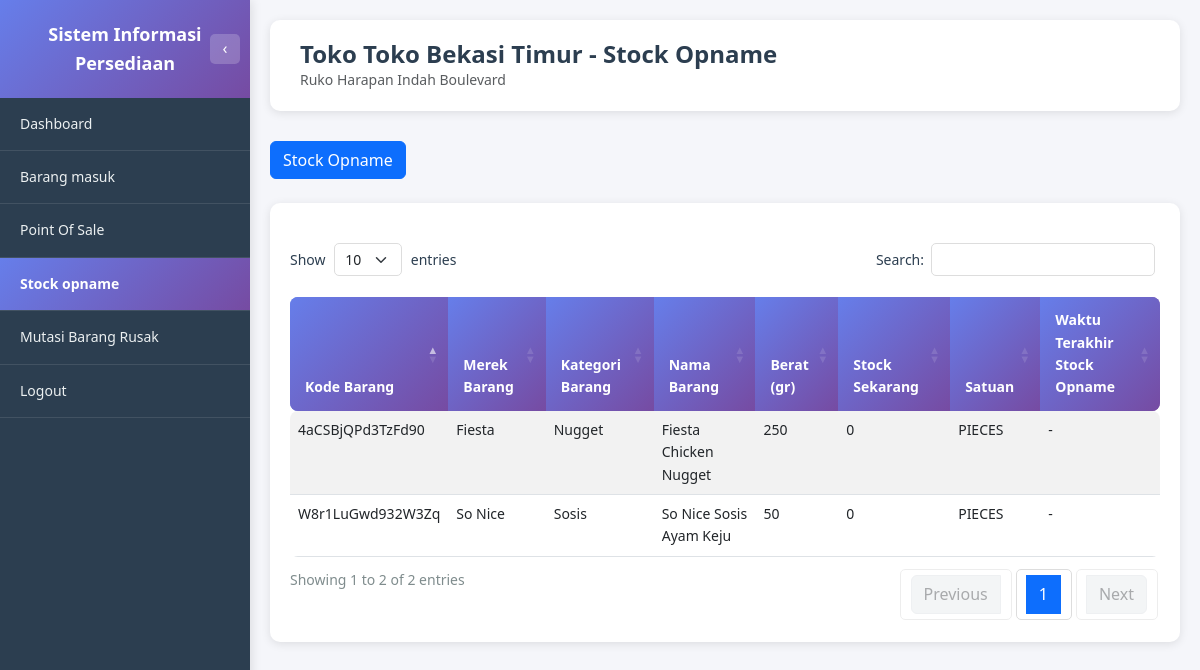
Page /toko/stock_opname.php (signed in) on the committed database.
### tables this page shows
CREATE TABLE USERS (
         ID_USERS               VARCHAR(8) NOT NULL,
         KD_LOKASI              VARCHAR(8),
         NAMA                   VARCHAR(256),
         USERNAME               VARCHAR(256),
         PASSWORD               VARCHAR(256),
         STATUS                 ENUM('AKTIF', 'TIDAK AKTIF'),
         PRIMARY KEY (ID_USERS)
      );

CREATE TABLE MASTER_LOKASI (
         KD_LOKASI            VARCHAR(8) NOT NULL,
         NAMA_LOKASI          VARCHAR(256),
         TYPE_LOKASI          ENUM('gudang', 'toko'),
         ALAMAT_LOKASI        VARCHAR(256),
         MAX_STOCK_TOTAL      INT,
         SATUAN               ENUM('PIECES', 'DUS'),
         STATUS               ENUM('AKTIF', 'TIDAK AKTIF'),
         PRIMARY KEY (KD_LOKASI)
      );

CREATE TABLE STOCK (
         KD_BARANG              VARCHAR(16) NOT NULL,
         KD_LOKASI              VARCHAR(8) NOT NULL,
         UPDATED_BY             VARCHAR(8),
         JUMLAH_BARANG          INT,
         JUMLAH_MIN_STOCK       INT,
         JUMLAH_MAX_STOCK       INT,
         SATUAN                 ENUM('PIECES', 'DUS'),
         LAST_UPDATED           TIMESTAMP DEFAULT CURRENT_TIMESTAMP ON UPDATE CURRENT_TIMESTAMP,
         PRIMARY KEY (KD_BARANG, KD_LOKASI)
      );

CREATE TABLE MASTER_BARANG (
         KD_BARANG                    VARCHAR(16) NOT NULL,
         KD_KATEGORI_BARANG           VARCHAR(8),
         KD_SUPPLIER                  VARCHAR(8),
         KD_MEREK_BARANG              VARCHAR(8),
         NAMA_BARANG                  VARCHAR(256),
         BERAT                        INT,
         AVG_HARGA_BELI_PIECES        DECIMAL(20,2),
         HARGA_JUAL_BARANG_PIECES     DECIMAL(20,2),
         SATUAN_PERDUS                INT,
         GAMBAR_BARANG                VARCHAR(512),
         LAST_UPDATED                 TIMESTAMP DEFAULT CURRENT_TIMESTAMP ON UPDATE CURRENT_TIMESTAMP,
         STATUS                       ENUM('AKTIF', 'TIDAK AKTIF'),
         PRIMARY KEY (KD_BARANG)
      );

### toko/stock_opname.php (the view, shortened to what this page needs)
<?php
require_once '../dbconnect.php';
$user_id = $_SESSION['user_id'];
$query_user = "SELECT u.ID_USERS, u.KD_LOKASI, ml.NAMA_LOKASI
               FROM USERS u
               LEFT JOIN MASTER_LOKASI ml ON u.KD_LOKASI = ml.KD_LOKASI
               WHERE u.ID_USERS = ?";
$stmt_user = $conn->prepare($query_user);
$stmt_user->bind_param("s", $user_id);
$stmt_user->execute();
$result_user = $stmt_user->get_result();
$user_data = $result_user->fetch_assoc();
$kd_lokasi = $user_data['KD_LOKASI'];
$nama_lokasi = $user_data['NAMA_LOKASI'] ?? 'Toko';
$query_alamat = "SELECT ALAMAT_LOKASI FROM MASTER_LOKASI WHERE KD_LOKASI = ?";
$stmt_alamat = $conn->prepare($query_alamat);
$stmt_alamat->bind_param("s", $kd_lokasi);
$stmt_alamat->execute();
$result_alamat = $stmt_alamat->get_result();
$alamat_lokasi = $result_alamat->num_rows > 0 ? $result_alamat->fetch_assoc()['ALAMAT_LOKASI'] : '';
$query_stock = "SELECT
    s.KD_BARANG,
    mb.NAMA_BARANG,
    mb.BERAT,
    COALESCE(mm.NAMA_MEREK, '-') as NAMA_MEREK,
    COALESCE(mk.NAMA_KATEGORI, '-') as NAMA_KATEGORI,
    s.JUMLAH_BARANG as STOCK_SEKARANG,
    s.SATUAN,
    (
        SELECT MAX(so.WAKTU_OPNAME)
        FROM STOCK_OPNAME so
        WHERE so.KD_BARANG = s.KD_BARANG AND so.KD_LOKASI = s.KD_LOKASI
    ) as WAKTU_TERAKHIR_OPNAME
FROM STOCK s
INNER JOIN MASTER_BARANG mb ON s.KD_BARANG = mb.KD_BARANG
LEFT JOIN MASTER_MEREK mm ON mb.KD_MEREK_BARANG = mm.KD_MEREK_BARANG
LEFT JOIN MASTER_KATEGORI_BARANG mk ON mb.KD_KATEGORI_BARANG = mk.KD_KATEGORI_BARANG
WHERE s.KD_LOKASI = ?
ORDER BY s.KD_BARANG ASC";
$stmt_stock = $conn->prepare($query_stock);
$stmt_stock->bind_param("s", $kd_lokasi);
$stmt_stock->execute();
$result_stock = $stmt_stock->get_result();
function formatWaktuTerakhirOpname($waktu) {
    if (empty($waktu) || $waktu == null) {
        return '-';
    }
    $timezone = new DateTimeZone('Asia/Jakarta');
    $date = new DateTime($waktu, $timezone);
    $waktu_formatted = $date->format('d/m/Y H:i') . ' WIB';
    $selisih_text = '';
    return $waktu_formatted . ' (' . $selisih_text . ')';
}
?>
<!DOCTYPE html>
<html lang="id">
<head>
    <link href="https://cdn.jsdelivr.net/npm/bootstrap@5.3.0/dist/css/bootstrap.min.css" rel="stylesheet">
    <link href="https://cdn.datatables.net/1.13.7/css/dataTables.bootstrap5.min.css" rel="stylesheet">
    <link href="https://cdn.jsdelivr.net/npm/sweetalert2@11/dist/sweetalert2.min.css" rel="stylesheet">
    <link href="../assets/css/style.css" rel="stylesheet">
</head>
<body class="dashboard-body">
    <?php include 'includes/sidebar.php'; ?>
    <div class="main-content">
        <div class="page-header">
            <h1 class="page-title">Toko <?php echo htmlspecialchars($nama_lokasi); ?> - Stock Opname</h1>
            <?php if (!empty($alamat_lokasi)): ?>
                <p class="text-muted mb-0"><?php echo htmlspecialchars($alamat_lokasi); ?></p>
            <?php endif; ?>
        </div>
        <div class="mb-4">
            <button class="btn btn-primary" onclick="bukaModalOpname()">
                <i class="bi bi-clipboard-check"></i> Stock Opname
            </button>
        </div>
        <div class="table-section">
            <div class="table-responsive">
                <table id="tableStockOpname" class="table table-custom table-striped table-hover">
                    <thead>
                        <tr>
                            <th>Kode Barang</th>
                            <th>Merek Barang</th>
                            <th>Kategori Barang</th>
                            <th>Nama Barang</th>
                            <th>Berat (gr)</th>
                            <th>Stock Sekarang</th>
                            <th>Satuan</th>
                            <th>Waktu Terakhir Stock Opname</th>
                        </tr>
                    </thead>
                    <tbody>
                        <?php if ($result_stock && $result_stock->num_rows > 0): ?>
                            <?php while ($row = $result_stock->fetch_assoc()): ?>
                                <tr>
                                    <td><?php echo htmlspecialchars($row['KD_BARANG']); ?></td>
                                    <td><?php echo htmlspecialchars($row['NAMA_MEREK']); ?></td>
                                    <td><?php echo htmlspecialchars($row['NAMA_KATEGORI']); ?></td>
                                    <td><?php echo htmlspecialchars($row['NAMA_BARANG']); ?></td>
                                    <td><?php echo number_format($row['BERAT'], 0, ',', '.'); ?></td>
                                    <td><?php echo number_format($row['STOCK_SEKARANG'], 0, ',', '.'); ?></td>
                                    <td><?php echo htmlspecialchars($row['SATUAN']); ?></td>
                                    <td><?php echo formatWaktuTerakhirOpname($row['WAKTU_TERAKHIR_OPNAME']); ?></td>
                                </tr>
                            <?php endwhile; ?>
                        <?php else: ?>
                            <tr>
                                <td colspan="8" class="text-center text-muted">Tidak ada data stock</td>
                            </tr>
                        <?php endif; ?>
                    </tbody>
                </table>
            </div>
        </div>
    </div>
</body>
</html>

### assets/css/style.css (style rules this page uses)
* { margin: 0; padding: 0; box-sizing: border-box; }
:root { --font-family-primary: 'Segoe UI', Tahoma, Geneva, Verdana, sans-serif; --font-size-base: 14px; --font-size-small: 12px; --font-size-large: 16px; --font-size-title: 24px; --font-size-heading: 18px; --font-weight-normal: 400; --font-weight-medium: 500; --font-weight-bold: 600; }
body { font-family: var(--font-family-primary); font-size: var(--font-size-base); line-height: 1.6; }
:root { --color-primary: #667eea; --color-primary-dark: #764ba2; --color-primary-gradient: linear-gradient(135deg, #667eea 0%, #764ba2 100%); --color-text-primary: #2c3e50; --color-text-secondary: #7f8c8d; --color-text-muted: #666; --color-text-light: #ecf0f1; --color-bg-primary: #f5f6fa; --color-bg-secondary: #ffffff; --color-bg-dark: #2c3e50; --color-bg-gradient: linear-gradient(135deg, #667eea 0%, #764ba2 100%); --color-border: #ddd; --color-border-light: #ecf0f1; --color-success: #27ae60; --color-warning: #f39c12; --color-danger: #e74c3c; --color-info: #3498db; --shadow-sm: 0 2px 10px rgba(0, 0, 0, 0.1); --shadow-md: 0 4px 15px rgba(0, 0, 0, 0.1); --shadow-lg: 0 10px 40px rgba(0, 0, 0, 0.2); }
body { background: var(--color-bg-gradient); min-height: 100vh; }
body.dashboard-body { background: var(--color-bg-primary); }
.main-content { margin-left: 250px; min-height: 100vh; background: var(--color-bg-primary); padding: 20px; transition: margin-left 0.3s ease; width: calc(100% - 250px); box-sizing: border-box; }
.page-header { background: var(--color-bg-secondary); padding: 20px 30px; border-radius: 10px; margin-bottom: 30px; box-shadow: var(--shadow-sm); }
.page-title { font-size: var(--font-size-title); font-weight: var(--font-weight-bold); color: var(--color-text-primary); margin: 0; }
.table-custom { border-radius: 8px; overflow: hidden; }
.table-custom thead { background: var(--color-primary-gradient); color: white; }
.table-custom thead th { border: none; padding: 12px 15px; font-weight: var(--font-weight-bold); }
.table-custom tbody tr { transition: background-color 0.2s; }
.table-section { background: var(--color-bg-secondary); padding: 20px; border-radius: 10px; margin-bottom: 30px; box-shadow: var(--shadow-sm); width: 100%; box-sizing: border-box; }
.table-section .table-responsive { width: 100%; overflow-x: auto; }
.table-section table { width: 100% !important; table-layout: auto; }
.dataTables_wrapper .table-custom { margin-top: 0; width: 100% !important; }
.dataTables_wrapper .table-custom thead th { background: var(--color-primary-gradient); color: white; border: none; padding: 12px 15px; font-weight: var(--font-weight-bold); }

### rows in the picture
users: KD_LOKASI.NAMA_LOKASI "Toko Bekasi Timur"
master_lokasi: ALAMAT_LOKASI "Ruko Harapan Indah Boulevard"
stock: KD_BARANG "4aCSBjQPd3TzFd90", NAMA_MEREK "Fiesta", NAMA_KATEGORI "Nugget", KD_BARANG.NAMA_BARANG "Fiesta Chicken Nugget", KD_BARANG.BERAT "250", JUMLAH_BARANG "0", SATUAN "PIECES", WAKTU_TERAKHIR_OPNAME "-"
stock: KD_BARANG "W8r1LuGwd932W3Zq", NAMA_MEREK "So Nice", NAMA_KATEGORI "Sosis", KD_BARANG.NAMA_BARANG "So Nice Sosis Ayam Keju", KD_BARANG.BERAT "50", JUMLAH_BARANG "0", SATUAN "PIECES", WAKTU_TERAKHIR_OPNAME "-"
